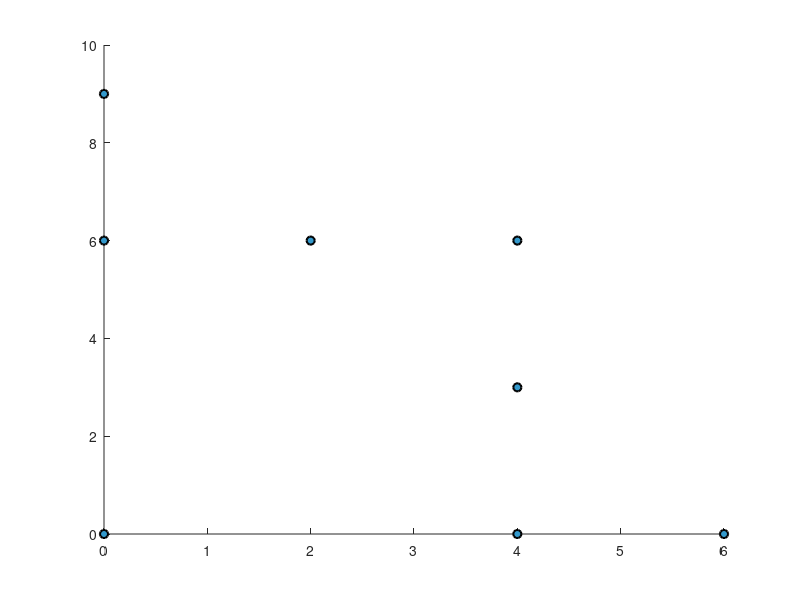

This chart was generated by the following MATLAB code: (Note: this script raises an error after producing the figure.)
primal = [0 0; 4 0; 6 0;  4 3; 0 6; 2 6; 4 6; 0 9];
dual = [0 0 0; 3 0 0; 0 0 1; -9/2 0 5/2; 0 5/2 0; 0 3/2 0; 3 5/2 0; 0 0 5/2];

figure('Position', [100, 100, 800, 800]);
scatter(primal(:,1), primal(:,2), 'filled', 'MarkerFaceColor', [0.2 0.6 0.8], 'MarkerEdgeColor', 'k', 'LineWidth', 1.5);

primal_augmented = [primal; ones(8,1)]
